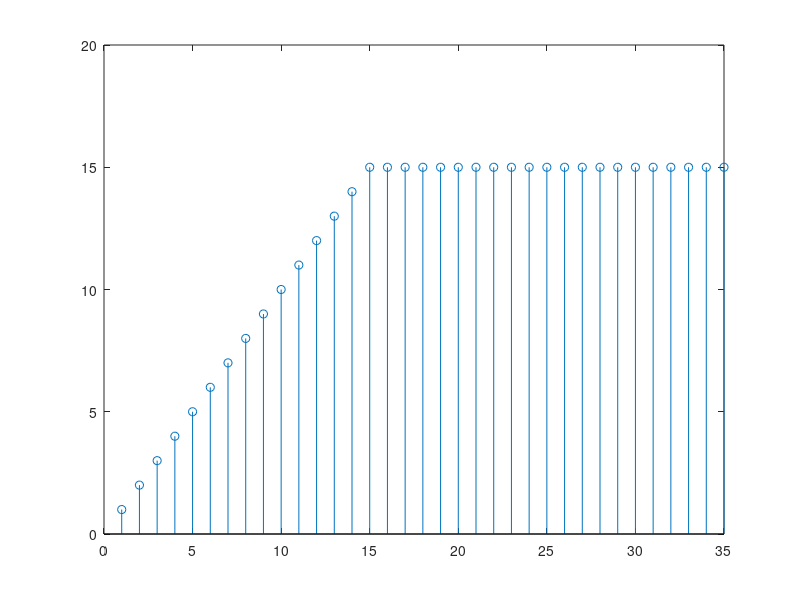

The MATLAB script that drew this image:
clc
clear
close all
N = 120;
L = 45;
p = 15;

x = ones(N,1);
h = ones(p,1);

x1 = zeros(N+p-1,1);
x1(p:end) = x;

Ns = floor(N/L);
Yc = zeros(L-p+1,1);

yf=[];
for j = 1:Ns
 for i = 1:L
     Xs(i) = x1(i+(L-p+1)*(j-1)); 
 end
 xf = fft(Xs,L);
 hf = fft(h,L).';
 Yf = xf .* hf;
 ys = ifft(Yf,L);
 Yc(1:end) = ys(p:end);
 yf=[yf Yc];
end

stem(yf(1:35))